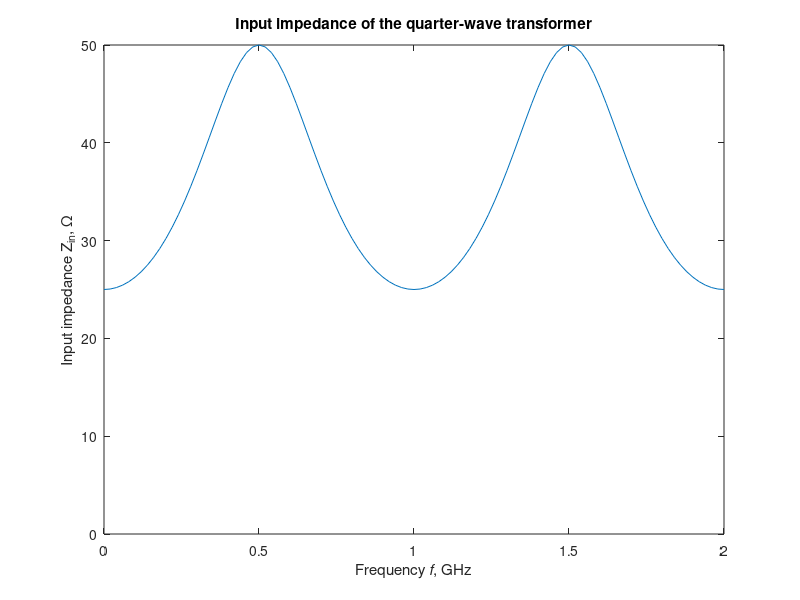

Write the MATLAB code that produced this figure.
%
%   This program computes the input impedance of the
%   quarter-wave transformer as described in Example 2.8
% 
%   Copyright (c) 1999 by P.Bretchko and R.Ludwig
%   "RF Circuit Design: Theory and Practice"
%

close all; % close all opened graphs
figure;    % open new graph

% define necessary parameters

ZL=25;    % load impedance
Z0=50;    % desired input impedance
eps=4;    % relative dielectric constant
dp=0.001; % dielectric thickness in meters
f0=500e6; % frequency at which a perfect match has to achieved

% physical constants
mu0=4*pi*1e-7; % permeability of free space
eps0=8.85e-12; % permittivity of free space

% compute required characteristic line impedance
Zline=sqrt(Z0*ZL);

% find the width of the line
w=dp/Zline*sqrt(mu0/eps0/eps);

% compute distributed transmission line parameters
L=mu0*dp/w;       % line inductance in H/m
C=eps0*eps*w/dp;  % line capacitance in F/m

vp=1/sqrt(L*C);   % phase velocity
Z0=sqrt(L/C);     % characteristic line impedance

d=1/(4*f0*sqrt(L*C)); % length of the line

N=100;            % number of frequency sampling points
f=2e9*(0:N)/N;    % frequency range

betta=2*pi*f/vp;  % propagation constant

Z=Zline*((ZL+j*Zline*tan(betta*d))./(Zline+j*ZL*tan(betta*d)));

plot(f/1e9,real(Z));

title('Input impedance of the quarter-wave transformer');
xlabel('Frequency {\itf}, GHz');
ylabel('Input impedance Z_{in}, {\Omega}');
axis([0 2 0 50]);

% print -deps 'fig2_33.eps' % if uncommented -> saves a copy of plot in EPS format
